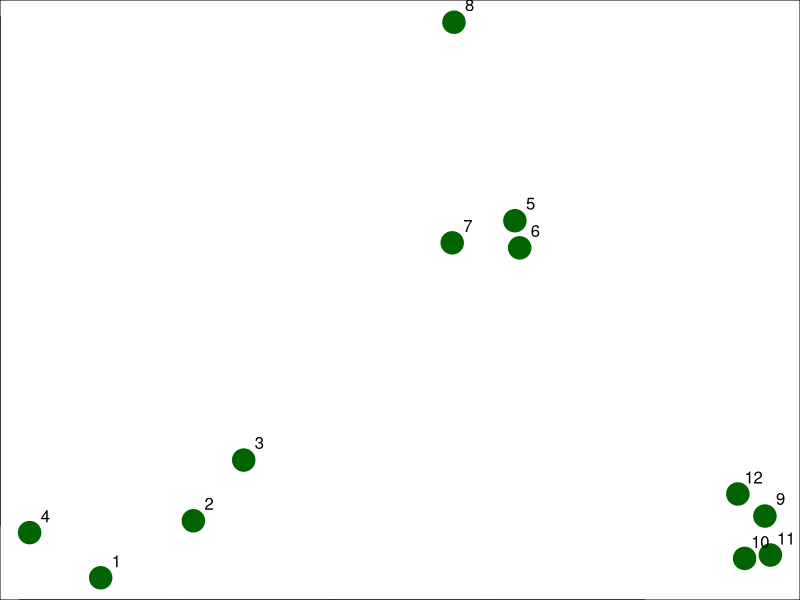
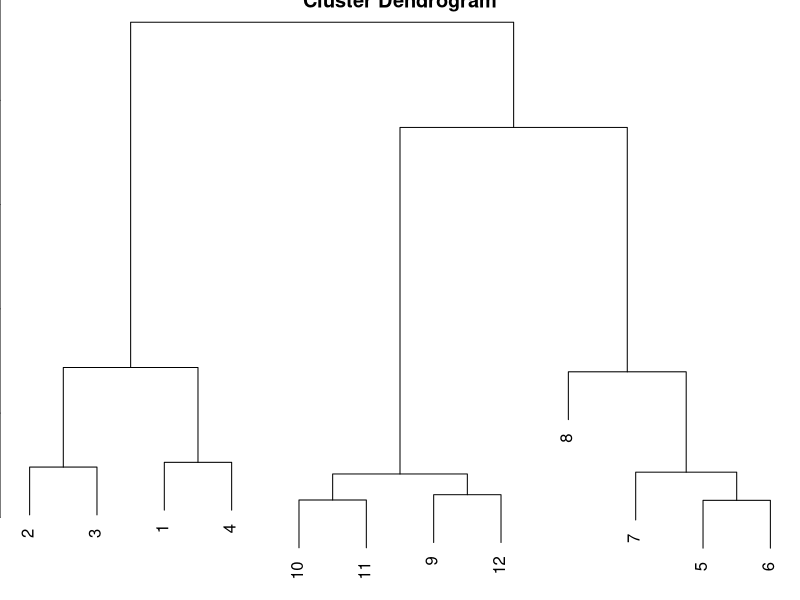
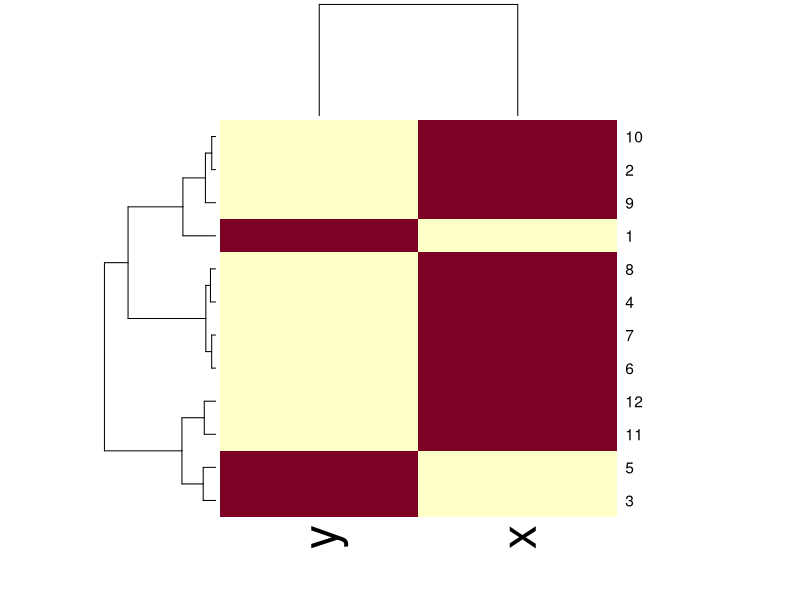
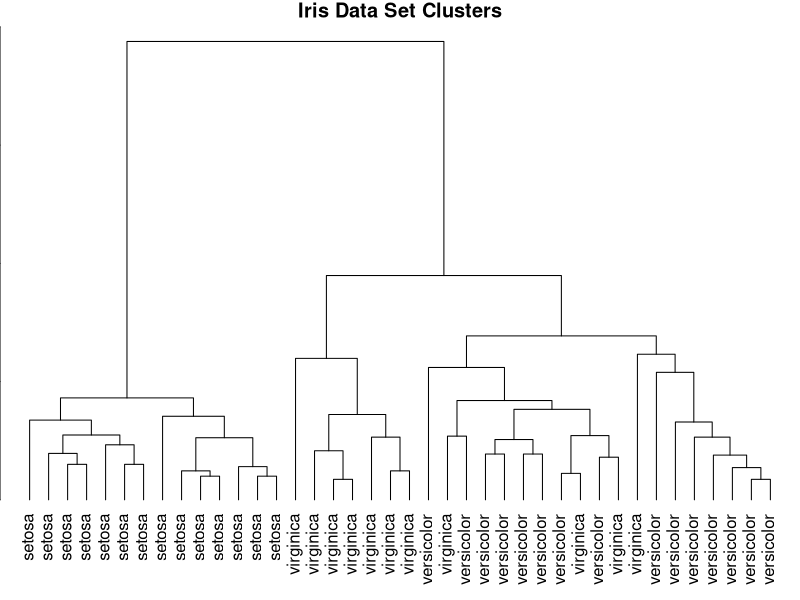
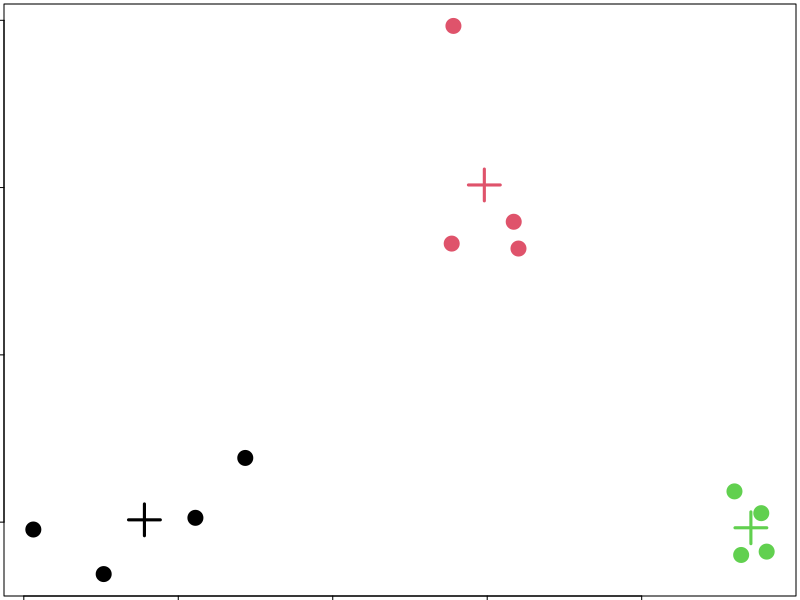
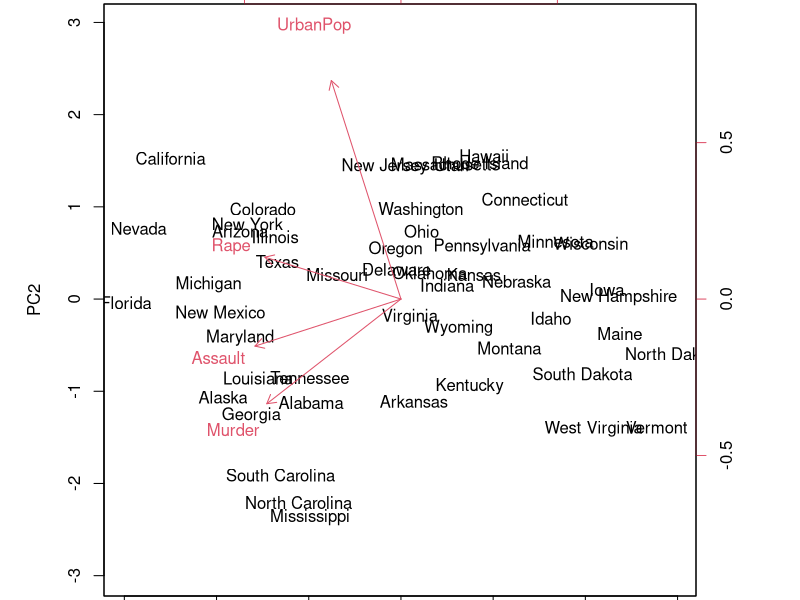
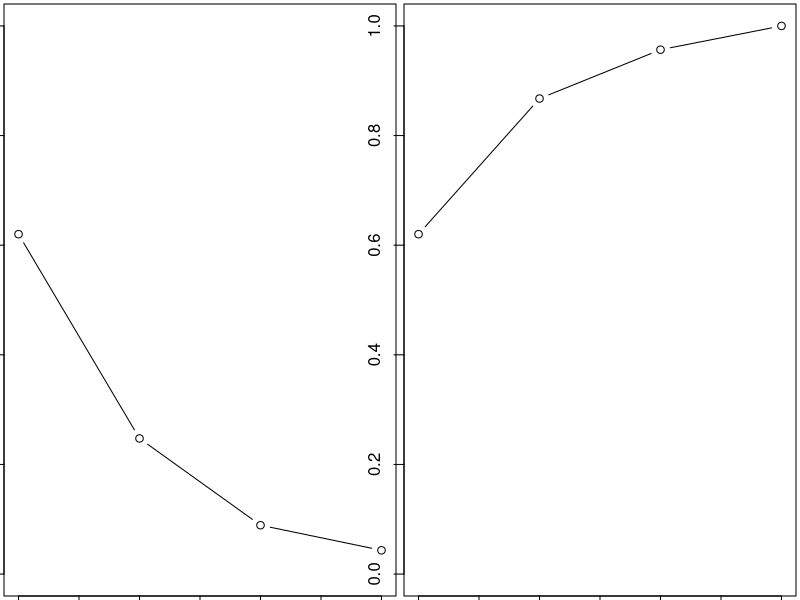
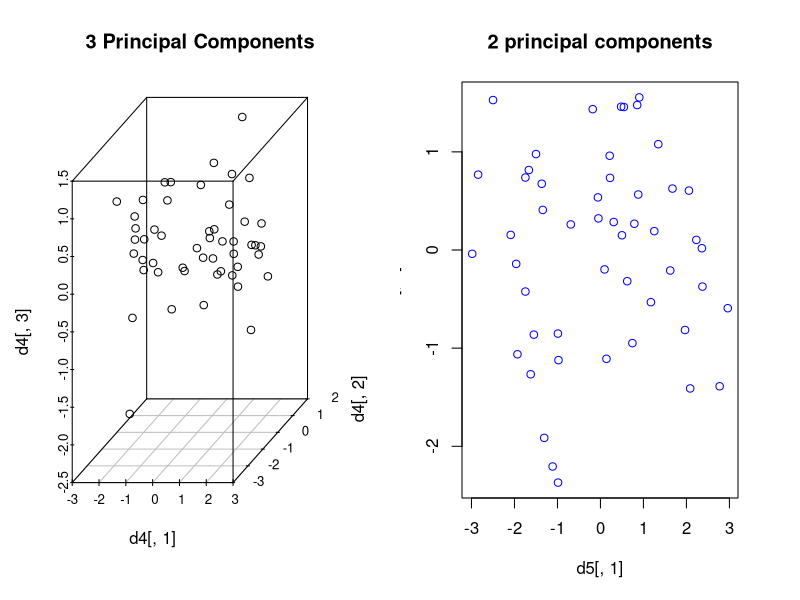

Reproduce these figures in R, in order.
# File-Name:       Chapter_8.R           
# Date:            2015-10-10                                
# Author:          Daniel D. Gutierrez (daniel@amuletanalytics.com)
# Purpose:         Machine Learning and Data Science: code for Chapter 8 - Unsupervised Learning

# All source code is copyright (c) 2015, under the Simplified BSD License.  
# For more information on FreeBSD see: http://www.opensource.org/licenses/bsd-license.php

# All images and materials produced by this code are licensed under the Creative Commons 
# Attribution-Share Alike 3.0 United States License: http://creativecommons.org/licenses/by-sa/3.0/us/

# All rights reserved.


# -------------------------------------------------------
# Simulating clusters
# -------------------------------------------------------

set.seed(1234)  # Set seed to get same data set each time
par(mar=c(0,0,0,0))  # Set plot margins: c(bottom, left, top, right)

# Define numeric vector, length=12
# vector of means: 1 1 1 1 2 2 2 2 3 3 3 3
x <- rnorm(12, mean=rep(1:3, each=4), sd=0.2)

# Define numeric vector, length=12
# vector of means: 1 1 1 1 2 2 2 2 1 1 1 1
y <- rnorm(12, mean=rep(c(1,2,1), each=4), sd=0.2)

# The way we've created the x and y coordinates creates 3 clusters
plot(x,y, col="dark green", pch=19, cex=3)

# Display integer labels to the upper-right of the dot
text(x+0.05, y+0.05, labels=as.character(1:12))


# -------------------------------------------------------
# Hierarchical clustering with simulated data set
# -------------------------------------------------------

df <- data.frame(x=x, y=y)   # 12x2
# Calculate distance between points. dist() is just for clustering
dist(df)    # Calculate and display distance between variables

# Calculate distance between 12 points observed (distance between columns)
distxy <- dist(df)   # Default distance method = euclidean metric
#distxy <- dist(df, method="minkowski")   # Class=dist!!


# Produce cluster object
hClustering <- hclust(distxy, method="complete")  # hclust requires a dist object, returns hclust object
# Plot dendrogram showing 3 clusters
plot(hClustering)   

# Cut the tree high yields fewer clusters
cutree(hClustering,h=1.5)   # Will yield fewer clusters
# [1] 1 1 1 1 2 2 2 2 3 3 3 3

# Cut the tree low
cutree(hClustering,h=0.5)   # Will yield more clusters
# [1] 1 2 2 1 3 3 3 4 5 5 5 5


# -------------------------------------------------------
# Visualizing hierarchical clustering using a Heatmap
# -------------------------------------------------------

dataFrame <- data.frame(x=x, y=y)
set.seed(143)

# Take a small sample of the rows. Each sample() returns different random seq
dataMatrix <- as.matrix(dataFrame)[sample(1:12),]  # 12x2

# Clusters together the rows and columns
heatmap(dataMatrix)   # heatmap() requires matrix argument


# -------------------------------------------------------
# Hierarchical clustering with iris data set
# -------------------------------------------------------

data(iris)    

par(mar=c(0,0,1,0)) 

# Get a sample from the iris data set
# Randomly choose 40 observations from iris
iris_sample <- iris[sample(1:150, 40),]

distance_metric <- dist(iris_sample[,-5], method="euclidean")  # dist object

# Using hclust() from stats package using "average" cluster method
cluster <- hclust(distance_metric, method="average")

# Plot the cluster dendrogram
plot(cluster, hang=-1, label=iris_sample$Species, main="Iris Data Set Clusters")


# -------------------------------------------------------
# K-means Clustering
# -------------------------------------------------------

# K-means clustering algorithm:
# Specify starting centroids
# Assign to closest centroid
# Recalculate centroids
# Reassign values
# Update centroids

df <- data.frame(x,y)

# Number of initial centroids=3

# Need to set seed to get sames results because kmeans() uses a
# random number generator to come up with the centers if you use the
# centers argument
set.seed(42)

# Initial number of centroids=3
kmeans1 <- kmeans(df,centers=3, iter.max=10)   # Create a kmeans object
names(kmeans1)
#[1] "cluster"      "centers"      "totss"        "withinss"     "tot.withinss"
#[6] "betweenss"    "size"         "iter"         "ifault"   

# Show which cluster each data point assigned to
kmeans1$cluster     # This is an integer vector
# [1] 3 3 3 3 1 1 1 1 2 2 2 2
kmeans1$centers
#           x         y
# 1 1.9906904 2.0078229
# 2 2.8534966 0.9831222
# 3 0.8904553 1.0068707

# Plot clusters
par(mar=rep(0.2,4))
plot(x,y,col=kmeans1$cluster,pch=19,cex=2)
points(kmeans1$centers,col=1:4,pch=3,cex=3,lwd=3)


# -------------------------------------------------------
# Principal Component Analysis 
# -------------------------------------------------------

data(USArrests)

names(USArrests)
# [1] "Murder"   "Assault"  "UrbanPop" "Rape"    

# Discover basis statistics for the data set
summary(USArrests)
#    Murder          Assault         UrbanPop          Rape      
#Min.   : 0.800   Min.   : 45.0   Min.   :32.00   Min.   : 7.30  
#1st Qu.: 4.075   1st Qu.:109.0   1st Qu.:54.50   1st Qu.:15.07  
#Median : 7.250   Median :159.0   Median :66.00   Median :20.10  
#Mean   : 7.788   Mean   :170.8   Mean   :65.54   Mean   :21.23  
#3rd Qu.:11.250   3rd Qu.:249.0   3rd Qu.:77.75   3rd Qu.:26.18  
#Max.   :17.400   Max.   :337.0   Max.   :91.00   Max.   :46.00 

apply(USArrests, 2, mean)      # Vastly different means for columns(2)

apply(USArrests, 2, var)       # Vastly different variances
#  Murder    Assault   UrbanPop       Rape 
#18.97047 6945.16571  209.51878   87.72916 


# scale=T for sd=1, center=T for mean 0
pca <- prcomp(USArrests, scale=TRUE, center=TRUE)

names(pca)                  # PCA yields output variables
# [1] "sdev"     "rotation" "center"   "scale"    "x"

pca$center                  # Mean of variables used for scaling
#Murder  Assault UrbanPop     Rape 
# 7.788  170.760   65.540   21.232 

pca$scale                   # Standard deviation of variables
#  Murder   Assault  UrbanPop      Rape 
#4.355510 83.337661 14.474763  9.366385 

pca$scale^2                 # Variance of variables
#  Murder    Assault   UrbanPop       Rape 
#18.97047 6945.16571  209.51878   87.72916

pca$rotation 
#                PC1        PC2        PC3         PC4
#Murder   -0.5358995  0.4181809 -0.3412327  0.64922780
#Assault  -0.5831836  0.1879856 -0.2681484 -0.74340748
#UrbanPop -0.2781909 -0.8728062 -0.3780158  0.13387773
#Rape     -0.5434321 -0.1673186  0.8177779  0.08902432

# x: rows are states, columns are PC1, PC2, PC3, PC4 scores
dim(pca$x)                  # 50x4

# Plot the first 2 PCs
biplot(pca, scale=0)        # Plot the first two PCs

# Variance explained by each PC
pca_var <- pca$sdev^2
pca_var
#[1] 2.4802416 0.9897652 0.3565632 0.1734301

# Proportion of variance explained by each PC
pve <- pca_var/sum(pca_var)
pve
# [1] 0.62006039 0.24744129 0.08914080 0.04335752
# PC1 explains 62.0% of the variance in the data
# PC2 explains 24.7% of the variance in the data

# Plot PVE by each PC (scree plot) and cummulative PVE
par(mfrow=c(1,2))
plot(pve, xlab="Principal Component", ylab="Proportion of Variance Explained", ylim=c(0,1),type='b')
plot(cumsum(pve), xlab="Principal Component", ylab="Cumulative Proportion of Variance Explained", ylim=c(0,1),type='b')


d1 <- predict(pca)        # 50x4, contains PC1, PC2, PC3, PC4

# 50x4 same as above
d2 <- scale(USArrests, pca$center, pca$scale) %*% pca$rotation

# Use PC1, PC2, PC3 to get 95% of the variance
# Now we have a reduced dimension data set
d3 <- predict(pca)[,1:3]    # 50X3

d4 <- scale(USArrests,pca$center, pca$scale) %*% pca$rotation[,1:3]


# 3D plot using 3 principal components, 96% of variation
library(scatterplot3d)
scatterplot3d(d4[,1],d4[,2],d4[,3], main="3 Principal Components")

# 2D plot using 2 principal components, 87% of variation

d5 <- predict(pca)[,1:2]    # 50X2

plot(d5[,1], d5[,2], col="blue", main="2 principal components")

plot(pca$x[,1], pca$x[,2], main="2 principal components")
